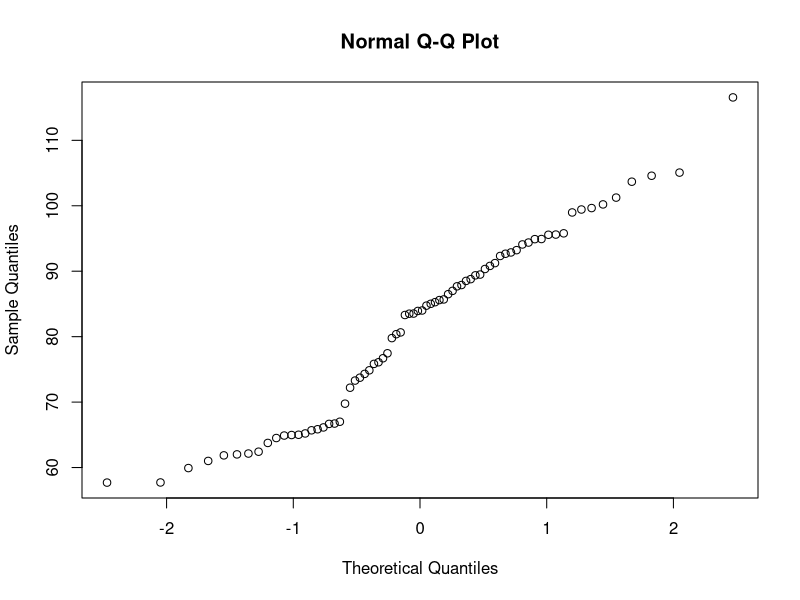
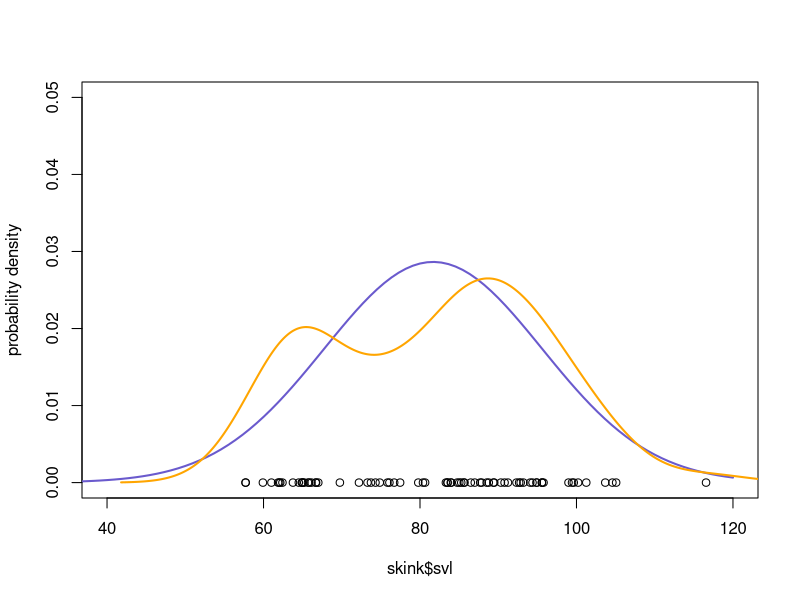
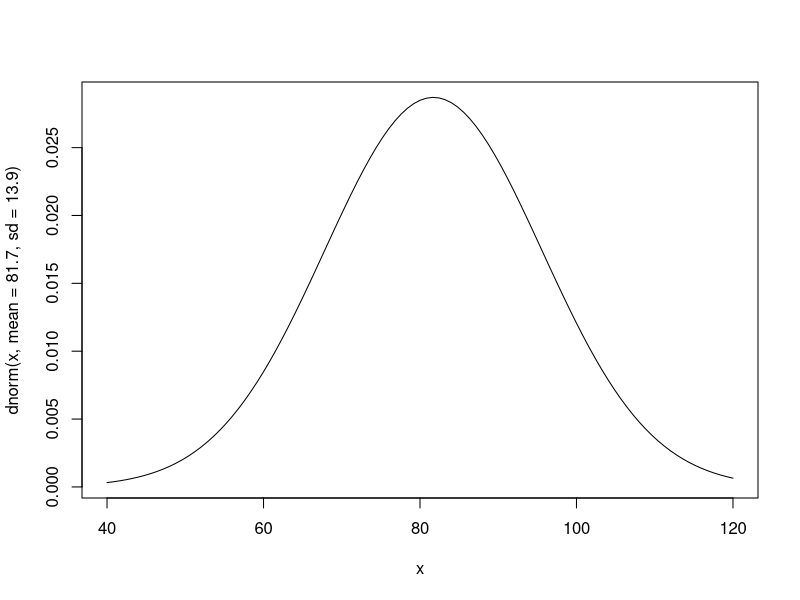
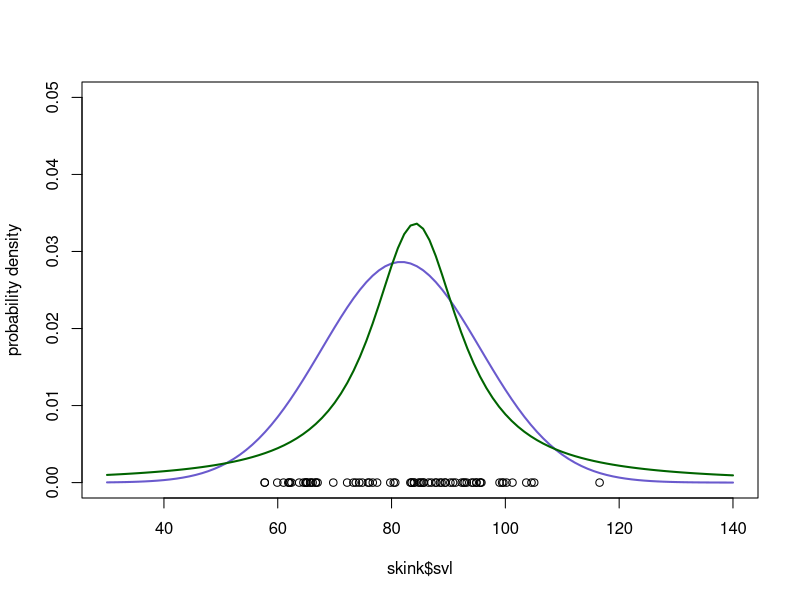
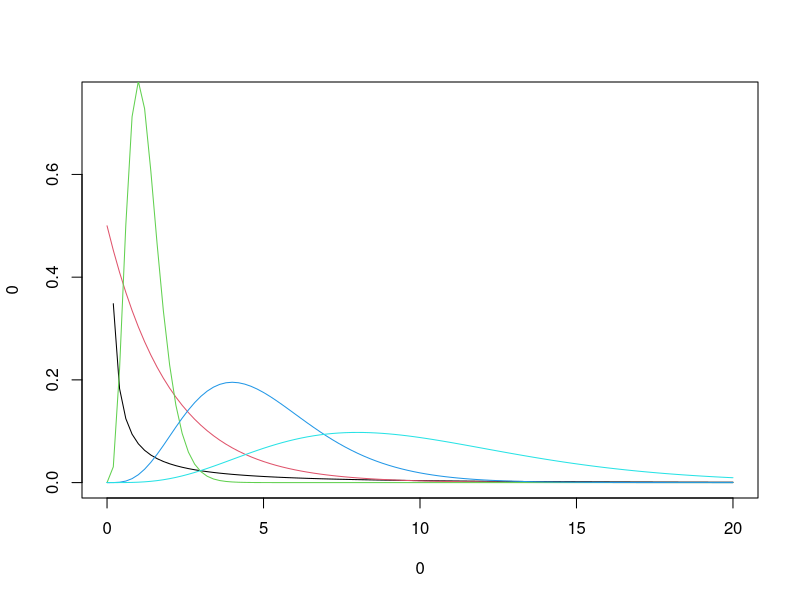
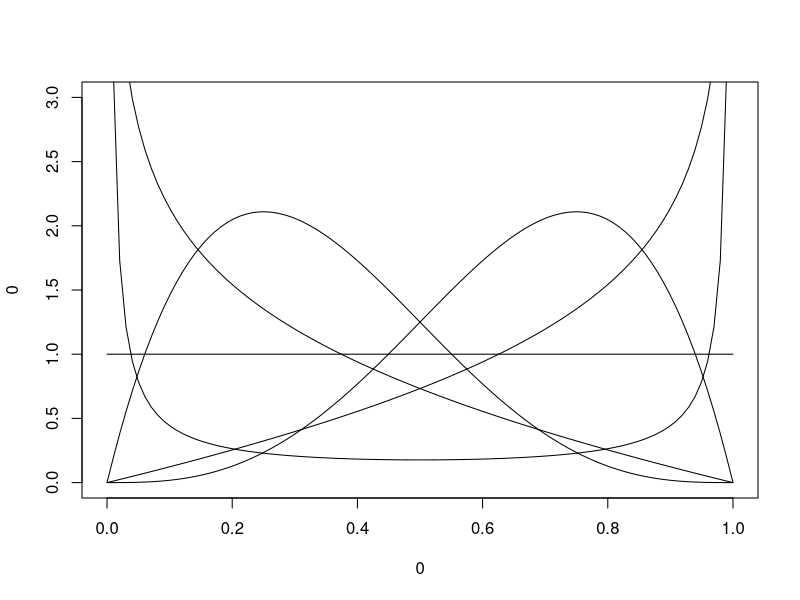
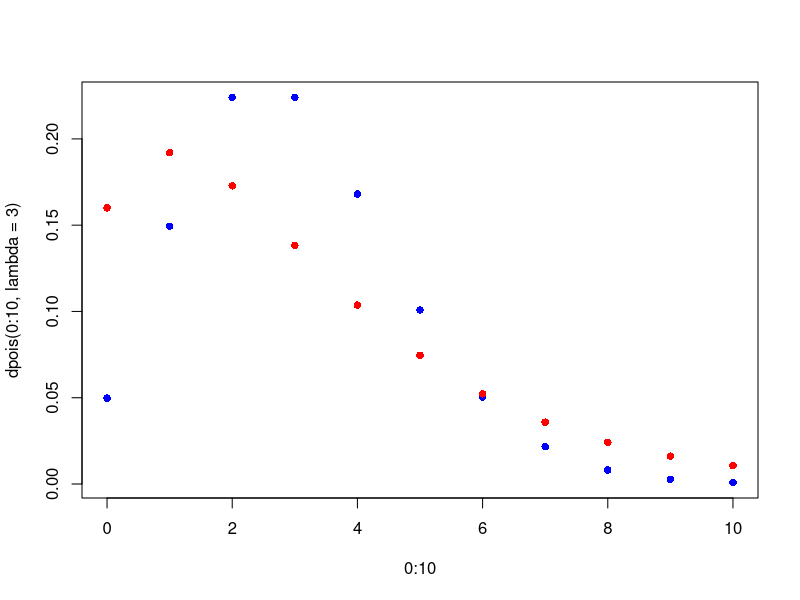
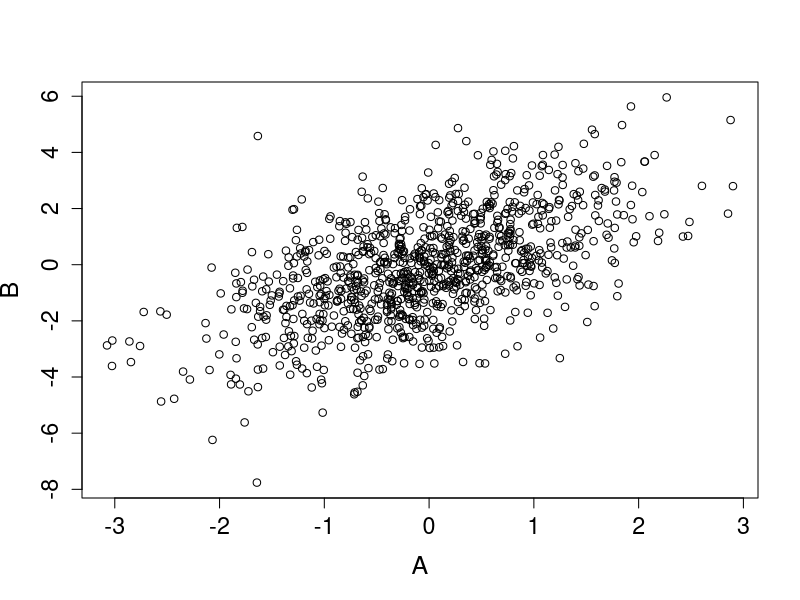

Generate these figures, in order, with R:
# Script for Class 3
# PLS 298 F2019
# Andrew Latimer

# if necessary install new libraries
install.packages("mnormt")
library(MASS)
library(mnormt)


#### PART 1: Working with probability distributions in R ####

# Let's start with a data set that has an roughly normal probability distribution
skink <- read.csv("skink_svl.csv")

# This data set has sizes (snout-vent lengths=svl) of skinks by sex (M/F)
# These data allow us to fit a normal distribution. 
qqnorm(skink$svl)
mean.skink <- mean(skink$svl)
sd.skink <- sd(skink$svl)

# Plot the fitted normal distribution
plot(skink$svl, rep(0, length(skink$svl)), ylim=c(0, 0.05), xlim=c(40, 120), ylab="probability density")
curve(dnorm(x, mean=mean.skink, sd=sd.skink), from=30, to=120, n=100, add=T, col="slateblue", lwd=2)
# optionally, add a smoothed density estimator to see how that compares
lines(density(skink$svl), col="orange", lwd=2)
# Does this look different? What might explain the difference? 
# 

# dnorm vs qnorm: https://stats.stackexchange.com/questions/156883/difference-between-density-and-probability

# Q: If this is the true distribution of skink sizes, what's the size of a skink in the 5th percentile? 
qnorm(0.05, mean=mean.skink, sd=sd.skink)
# qnorm() tells you what the value of the variable is at a specified quantile.

# Q: If you catch a skink at random, what's the probability it will be bigger than 100mm?
1-pnorm(100, mean=mean.skink, sd=sd.skink)
# pnorm() gives you the value of the cumulative distribution function (CDF) at the value you specify. 

# Q: Why for this question do we want to know 1 - pnorm()?
# pnorm() looks at the area under the curve to left of a point that you specify; since here we are asking for the probability of the skink size being bigger than the number you specify, you have to get the inverse of pnorm() which is 1-pnorm()

# Q: What is the probability that the skink is between 60 and 80 mm? 
pnorm(80, mean=mean.skink, sd=sd.skink) - pnorm(60, mean=mean.skink, sd=sd.skink)

#### Probabilities of data points ####

# As we'll see in the next class, a "Likelihood" is a function that returns the probability of the data, given a model and a value for the parameters of that model.An extremely simple model is the normal distribution for a data set. 

# Returning to the skink data, we can ask how "likely" or probable an observation is, given the values we have assigned to the parameters. 

# Given that the distribution is normal(mean=81.7, sd=13.9),
#    What is the likelihood of observing a skink of 100mm? 80mm?
#    To help answer this, here's a quick picture of this probabilty distribution: 
curve(dnorm(x, mean=81.7, sd = 13.9), from=40, to=120)
# From this picture, is it more probable that a random skink that you catch will be 80mm or 100mm long? 
# To get a numerical anwser, you can use the function dnorm(), where the mean and sd are the parameters of the fitted distribution. 
# dnorm() is the probability density function (PDF) -- it tells you what is the probability density is for any given value of x, and given some values for the mean and standard deviation.
#dnorm(??, mean = ??, sd = ??)


# CHALLENGE/EXTENSION for Part 1: Binomial data

# Note that the normal is not the only distribution we can use in a statistical model. For many data types it would be inappropriate. 
# One simple example is the Bernoulli distribution, which is a binomial distribution with a single trial. 
# Let's say we suspect the sex ratio in a species is tilted toward females -- 60% female. 

# This means that the distribution that describes the true population is:
# Sex of observed individuals ~ Bernoulli(0.6).
# Or in R: 
# dbinom(n.successes, size=1, p=0.6)
# Assuming independent observations, what is the probability of observing 3 females and 0 males? 


# How likely is it to get that same outcome if the sex ratio is 1/1 (50% female)?




#### PART 2: Comparing some common probability distributions ####

# NOTE Part 2 is more of a reference and review. It gives you an opportunity to look at and play with a few common probability distributions.


#### Continuous distributions ####

# Often observations are said to be "heavy tailed" or leptokurtic. This means there's more probability density in the "tails", the parts of the distribution far from the mean. Some probability distributions with this characteristic are the t and Cauchy distributions. 

# We can compare what those look like by fitting them to the skink data and plotting them. We can use the handy fitdistr() function from the MASS library to do this.

cauchy.params <- fitdistr(skink$svl, "cauchy")
cauchy.params

plot(skink$svl, rep(0, length(skink$svl)), ylim=c(0, 0.05), xlim=c(30, 140), ylab="probability density")
curve(dnorm(x, mean=mean.skink, sd=sd.skink), from=30, to=140, n=100, add=T, col="slateblue", lwd=2)
curve(dcauchy(x, location=cauchy.params$estimate[1], scale=cauchy.params$estimate[2]), from=30, to=140, n=100, add=T, col="darkgreen", lwd=2)

# The normal distribution (or the Cauchy, or t) is not a good one for variance parameters. Variances can't be negative, so to model them, we need a distribution that stays positive. 

# One flexible distribution for positive continuous variables it the gamma:

plot(0,0, xlim=c(0, 20), ylim=c(0, 0.75), col=0)
curve(dgamma(x, shape=0.1, rate=0.1), from=0, to=20, col=1, add=T)
curve(dgamma(x, shape=1, rate=0.5), from=0, to=20,col=2, add=T)
curve(dgamma(x, shape=5, rate=4), from=0, to=20, col=3, add=T)
curve(dgamma(x, shape=5, rate=1), from=0, to=20, col=4, add=T)
curve(dgamma(x, shape=5, rate=0.5), from=0, to=20, col=5, add=T)

# A similarly flexible distribution that takes on values only between 0 and 1 is the beta:

plot(0,0, xlim=c(0, 1), ylim=c(0, 3), col=0)
curve(dbeta(x, shape1=1, shape2=1), from=0, to=1, n=100, col=1, add=T)
curve(dbeta(x, shape1=4, shape2=2), from=0, to=1, n=100, col=1, add=T)
curve(dbeta(x, shape1=2, shape2=4), from=0, to=1, n=100, col=1, add=T)
curve(dbeta(x, shape1=2, shape2=0.7), from=0, to=1, n=100, col=1, add=T)
curve(dbeta(x, shape1=0.7, shape2=2), from=0, to=1, n=100, col=1, add=T)
curve(dbeta(x, shape1=0.1, shape2=0.1), from=0, to=1, n=100, col=1, add=T)

#### Discrete distributions ####

# Another common kind of data is count data -- discrete and positive. 
# The most common distribution to use for count data is the Poisson. 
plot(0:10, dpois(0:10, lambda=3), col="blue", pch=16)
# Note that for the Poisson distribution, there is only one parameter which is both the mean and variance. In practice the distribution of count data often is more dispersed that that. So a common alternative for count data that allows the variance to be higher (or lower) than the mean is the negative binomial. 
points(0:10, dnbinom(0:10, mu=3, size=2), col="red", pch=16)

# Q: What is the probability of observing 4 events under those two distributions? The probability of observing 8? 


#### Multivariate normal distribution ####

# A common distribution in statistical modeling for parameters that may be correlated, such as errors and regression parameters. 
#
# Simulate from a bivariate normal distribution where the two variables
# are positively correlated, rho = 0.6

# Set the parameters
rho <- 0.6 # correlation
mu.a <- 0 # mean of A
mu.b <- 0 # mean of B
sigma.a <- 1 # sd of A
sigma.b <- 2 # sd of B
  # with this information, put together the covariance matrix
sigma <- matrix(c(sigma.a^2, rho*sigma.a*sigma.b, 
    rho*sigma.a*sigma.b, sigma.b^2), nrow=2, byrow=T)
x.mv <- rmnorm(1000, c(mu.a,mu.b), sigma)

# Plot the simulated data points
plot(x.mv, xlab="A", ylab="B", cex.axis=1.4, cex.lab=1.5)


# Plot with shading showing density
smoothScatter(x.mv, bandwidth=0.5, xlab="A", ylab="B", cex.axis=1.4, cex.lab=1.5)
points(x.mv, col="cyan2", pch=20)

# Add some vertical lines to mark places to view conditional distibution of B
x <- -2:2
for (i in 1:5) {lines(c(x[i],x[i]), c(-7,7), col=i, lwd=2)}

# plot distribution of B conditional on different values of A (taking vertical slices through the joint density)
x <- -2:2
plot(rep(0, 15), -7:7, col=0, xlim=c(0, 0.3), ylab="Value of B", xlab="Density of B given A", cex.axis=1.2, cex.lab=1.5)
sample.points <-  seq(-7, 7, length.out=100)
for (i in 1:length(x)) { 
  slice <- cbind(rep(x[i],100), sample.points)
  z <- dmnorm(slice, mean=c(mu.a,mu.b), sigma)
  lines(z,sample.points, col=i, lwd=2)
}
legend("topright", c("A=-2","A=-1","A=0","A=1", "A=2"), col=1:5, lty=rep(1, 5), lwd=rep(3, 5), cex=1.5)

# Just for fun, make a 3d plot of the fitted distribution using the persp() function
x.a <- seq(-4, 4, by=0.1)
x.b <- seq(-8, 8, by=0.2)
x.grid <- expand.grid(x.a, x.b)
z <- dmnorm(x.grid, mean=c(mu.a,mu.b), sigma)
z <- matrix(z, nrow=length(x.a))
persp(x.a, x.b, z, expand=0.5, shade=0.3, phi=50, theta=-10, col="light blue", box=T, xlab="A", ylab="B", zlab="density")


